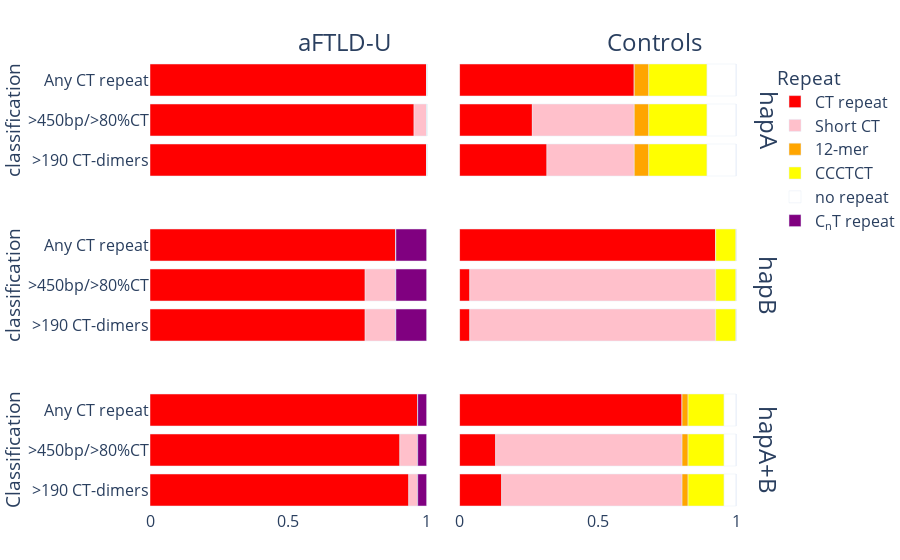

Notebook code for this chart:
### Markdown cell above
# Image 3

### Code cell
df = pd.read_excel("~/local/populations.xlsx", sheet_name="img3")
for col in ["CT repeat", "Short CT", "CnT repeat", "12-mer", "CCCTCT", "no repeat"]:
    df[f"{col}_f"] = df[col] / df["sum"]
df["C<sub>n</sub>T repeat_f"] = df["CnT repeat_f"]
df2 = df.melt(
    id_vars=["haplotype", "phenotype", "classification"],
    value_vars=[f"{v}_f" for v in ["CT repeat", "Short CT", "C<sub>n</sub>T repeat", "12-mer", "CCCTCT", "no repeat"]],
).iloc[::-1]

df2["variable"] = df2["variable"].str.replace("_f", "")
df2["phenotype"] = pd.Categorical(
    df2["phenotype"], categories=["aFTLD-U", "Controls"], ordered=True
)

df2 = pd.concat([df2[df2["haplotype"] == "hapA"].sort_values("phenotype"), df2[df2["haplotype"] == "hapB"], df2[df2["haplotype"] == "hapA+B"]])

fig = px.bar(
    df2,
    x="value",
    y="classification",
    color="variable",
    orientation="h",
    color_discrete_map={
        "CT repeat": "red",
        "Short CT": "pink",
        "C<sub>n</sub>T repeat": "purple",
        "12-mer": "orange",
        "CCCTCT": "yellow",
        "no repeat": "white",
    },
    labels={"value": "Proportion", "variable": "Repeat", "haplotype": "Haplotype"},
    facet_col="phenotype",
    facet_col_spacing=0.03,
    facet_row="haplotype",
    facet_row_spacing=0.1,
    category_orders={
        "variable": [
            "CT repeat",
            "Short CT",
            "CnT repeat",
            "12-mer",
            "CCCTCT",
            "no repeat",
        ]
    },
)

fig.for_each_annotation(
    lambda a: a.update(text=a.text.split("=")[-1], font=dict(size=24), xanchor="left")
)

fig.update_layout(
    title="",
    xaxis_title="",
    xaxis2_title="",
    yaxis_title="Classification",
    title_x=0.5,
    plot_bgcolor="white",
    font=dict(size=16),
    margin=dict(l=0, r=0, b=0),
)


fig.show()

### Figure 1 — Plotly figure (JSON) as saved in the notebook; plotly's stock layout.template omitted (floating-point values rounded to 4 significant figures)
{"data": [{"alignmentgroup": "True", "hovertemplate": "Repeat=CT repeat<br>Haplotype=hapA<br>phenotype=aFTLD-U<br>Proportion=%{x}<br>classification=%{y}<extra></extra>", "legendgroup": "CT repeat", "marker": {"color": "red", "pattern": {"shape": ""}}, "name": "CT repeat", "offsetgroup": "CT repeat", "orientation": "h", "showlegend": true, "textposition": "auto", "type": "bar", "x": [1, 0.9545, 1], "xaxis": "x5", "y": [">190 CT-dimers", ">450bp/>80%CT", "Any CT repeat"], "yaxis": "y5"}, {"alignmentgroup": "True", "hovertemplate": "Repeat=CT repeat<br>Haplotype=hapA<br>phenotype=Controls<br>Proportion=%{x}<br>classification=%{y}<extra></extra>", "legendgroup": "CT repeat", "marker": {"color": "red", "pattern": {"shape": ""}}, "name": "CT repeat", "offsetgroup": "CT repeat", "orientation": "h", "showlegend": false, "textposition": "auto", "type": "bar", "x": [0.6316, 0.2632, 0.3158], "xaxis": "x6", "y": ["Any CT repeat", ">450bp/>80%CT", ">190 CT-dimers"], "yaxis": "y6"}, {"alignmentgroup": "True", "hovertemplate": "Repeat=CT repeat<br>Haplotype=hapB<br>phenotype=aFTLD-U<br>Proportion=%{x}<br>classification=%{y}<extra></extra>", "legendgroup": "CT repeat", "marker": {"color": "red", "pattern": {"shape": ""}}, "name": "CT repeat", "offsetgroup": "CT repeat", "orientation": "h", "showlegend": false, "textposition": "auto", "type": "bar", "x": [0.7778, 0.7778, 0.8889], "xaxis": "x3", "y": [">190 CT-dimers", ">450bp/>80%CT", "Any CT repeat"], "yaxis": "y3"}, {"alignmentgroup": "True", "hovertemplate": "Repeat=CT repeat<br>Haplotype=hapB<br>phenotype=Controls<br>Proportion=%{x}<br>classification=%{y}<extra></extra>", "legendgroup": "CT repeat", "marker": {"color": "red", "pattern": {"shape": ""}}, "name": "CT repeat", "offsetgroup": "CT repeat", "orientation": "h", "showlegend": false, "textposition": "auto", "type": "bar", "x": [0.03704, 0.03704, 0.9259], "xaxis": "x4", "y": [">190 CT-dimers", ">450bp/>80%CT", "Any CT repeat"], "yaxis": "y4"}, {"alignmentgroup": "True", "hovertemplate": "Repeat=CT repeat<br>Haplotype=hapA+B<br>phenotype=aFTLD-U<br>Proportion=%{x}<br>classification=%{y}<extra></extra>", "legendgroup": "CT repeat", "marker": {"color": "red", "pattern": {"shape": ""}}, "name": "CT repeat", "offsetgroup": "CT repeat", "orientation": "h", "showlegend": false, "textposition": "auto", "type": "bar", "x": [0.9355, 0.9032, 0.9677], "xaxis": "x", "y": [">190 CT-dimers", ">450bp/>80%CT", "Any CT repeat"], "yaxis": "y"}, {"alignmentgroup": "True", "hovertemplate": "Repeat=CT repeat<br>Haplotype=hapA+B<br>phenotype=Controls<br>Proportion=%{x}<br>classification=%{y}<extra></extra>", "legendgroup": "CT repeat", "marker": {"color": "red", "pattern": {"shape": ""}}, "name": "CT repeat", "offsetgroup": "CT repeat", "orientation": "h", "showlegend": false, "textposition": "auto", "type": "bar", "x": [0.1522, 0.1304, 0.8043], "xaxis": "x2", "y": [">190 CT-dimers", ">450bp/>80%CT", "Any CT repeat"], "yaxis": "y2"}, {"alignmentgroup": "True", "hovertemplate": "Repeat=Short CT<br>Haplotype=hapA<br>phenotype=aFTLD-U<br>Proportion=%{x}<br>classification=%{y}<extra></extra>", "legendgroup": "Short CT", "marker": {"color": "pink", "pattern": {"shape": ""}}, "name": "Short CT", "offsetgroup": "Short CT", "orientation": "h", "showlegend": true, "textposition": "auto", "type": "bar", "x": [0, 0.04545, 0], "xaxis": "x5", "y": ["Any CT repeat", ">450bp/>80%CT", ">190 CT-dimers"], "yaxis": "y5"}, {"alignmentgroup": "True", "hovertemplate": "Repeat=Short CT<br>Haplotype=hapA<br>phenotype=Controls<br>Proportion=%{x}<br>classification=%{y}<extra></extra>", "legendgroup": "Short CT", "marker": {"color": "pink", "pattern": {"shape": ""}}, "name": "Short CT", "offsetgroup": "Short CT", "orientation": "h", "showlegend": false, "textposition": "auto", "type": "bar", "x": [0, 0.3684, 0.3158], "xaxis": "x6", "y": ["Any CT repeat", ">450bp/>80%CT", ">190 CT-dimers"], "yaxis": "y6"}, {"alignmentgroup": "True", "hovertemplate": "Repeat=Short CT<br>Haplotype=hapB<br>phenotype=aFTLD-U<br>Proportion=%{x}<br>classification=%{y}<extra></extra>", "legendgroup": "Short CT", "marker": {"color": "pink", "pattern": {"shape": ""}}, "name": "Short CT", "offsetgroup": "Short CT", "orientation": "h", "showlegend": false, "textposition": "auto", "type": "bar", "x": [0.1111, 0.1111, 0], "xaxis": "x3", "y": [">190 CT-dimers", ">450bp/>80%CT", "Any CT repeat"], "yaxis": "y3"}, {"alignmentgroup": "True", "hovertemplate": "Repeat=Short CT<br>Haplotype=hapB<br>phenotype=Controls<br>Proportion=%{x}<br>classification=%{y}<extra></extra>", "legendgroup": "Short CT", "marker": {"color": "pink", "pattern": {"shape": ""}}, "name": "Short CT", "offsetgroup": "Short CT", "orientation": "h", "showlegend": false, "textposition": "auto", "type": "bar", "x": [0.8889, 0.8889, 0], "xaxis": "x4", "y": [">190 CT-dimers", ">450bp/>80%CT", "Any CT repeat"], "yaxis": "y4"}, {"alignmentgroup": "True", "hovertemplate": "Repeat=Short CT<br>Haplotype=hapA+B<br>phenotype=aFTLD-U<br>Proportion=%{x}<br>classification=%{y}<extra></extra>", "legendgroup": "Short CT", "marker": {"color": "pink", "pattern": {"shape": ""}}, "name": "Short CT", "offsetgroup": "Short CT", "orientation": "h", "showlegend": false, "textposition": "auto", "type": "bar", "x": [0.03226, 0.06452, 0], "xaxis": "x", "y": [">190 CT-dimers", ">450bp/>80%CT", "Any CT repeat"], "yaxis": "y"}, {"alignmentgroup": "True", "hovertemplate": "Repeat=Short CT<br>Haplotype=hapA+B<br>phenotype=Controls<br>Proportion=%{x}<br>classification=%{y}<extra></extra>", "legendgroup": "Short CT", "marker": {"color": "pink", "pattern": {"shape": ""}}, "name": "Short CT", "offsetgroup": "Short CT", "orientation": "h", "showlegend": false, "textposition": "auto", "type": "bar", "x": [0.6522, 0.6739, 0], "xaxis": "x2", "y": [">190 CT-dimers", ">450bp/>80%CT", "Any CT repeat"], "yaxis": "y2"}, {"alignmentgroup": "True", "hovertemplate": "Repeat=12-mer<br>Haplotype=hapA<br>phenotype=aFTLD-U<br>Proportion=%{x}<br>classification=%{y}<extra></extra>", "legendgroup": "12-mer", "marker": {"color": "orange", "pattern": {"shape": ""}}, "name": "12-mer", "offsetgroup": "12-mer", "orientation": "h", "showlegend": true, "textposition": "auto", "type": "bar", "x": [0, 0, 0], "xaxis": "x5", "y": ["Any CT repeat", ">450bp/>80%CT", ">190 CT-dimers"], "yaxis": "y5"}, {"alignmentgroup": "True", "hovertemplate": "Repeat=12-mer<br>Haplotype=hapA<br>phenotype=Controls<br>Proportion=%{x}<br>classification=%{y}<extra></extra>", "legendgroup": "12-mer", "marker": {"color": "orange", "pattern": {"shape": ""}}, "name": "12-mer", "offsetgroup": "12-mer", "orientation": "h", "showlegend": false, "textposition": "auto", "type": "bar", "x": [0.05263, 0.05263, 0.05263], "xaxis": "x6", "y": [">190 CT-dimers", "Any CT repeat", ">450bp/>80%CT"], "yaxis": "y6"}, {"alignmentgroup": "True", "hovertemplate": "Repeat=12-mer<br>Haplotype=hapB<br>phenotype=aFTLD-U<br>Proportion=%{x}<br>classification=%{y}<extra></extra>", "legendgroup": "12-mer", "marker": {"color": "orange", "pattern": {"shape": ""}}, "name": "12-mer", "offsetgroup": "12-mer", "orientation": "h", "showlegend": false, "textposition": "auto", "type": "bar", "x": [0, 0, 0], "xaxis": "x3", "y": [">190 CT-dimers", ">450bp/>80%CT", "Any CT repeat"], "yaxis": "y3"}, {"alignmentgroup": "True", "hovertemplate": "Repeat=12-mer<br>Haplotype=hapB<br>phenotype=Controls<br>Proportion=%{x}<br>classification=%{y}<extra></extra>", "legendgroup": "12-mer", "marker": {"color": "orange", "pattern": {"shape": ""}}, "name": "12-mer", "offsetgroup": "12-mer", "orientation": "h", "showlegend": false, "textposition": "auto", "type": "bar", "x": [0, 0, 0], "xaxis": "x4", "y": [">190 CT-dimers", ">450bp/>80%CT", "Any CT repeat"], "yaxis": "y4"}, {"alignmentgroup": "True", "hovertemplate": "Repeat=12-mer<br>Haplotype=hapA+B<br>phenotype=aFTLD-U<br>Proportion=%{x}<br>classification=%{y}<extra></extra>", "legendgroup": "12-mer", "marker": {"color": "orange", "pattern": {"shape": ""}}, "name": "12-mer", "offsetgroup": "12-mer", "orientation": "h", "showlegend": false, "textposition": "auto", "type": "bar", "x": [0, 0, 0], "xaxis": "x", "y": [">190 CT-dimers", ">450bp/>80%CT", "Any CT repeat"], "yaxis": "y"}, {"alignmentgroup": "True", "hovertemplate": "Repeat=12-mer<br>Haplotype=hapA+B<br>phenotype=Controls<br>Proportion=%{x}<br>classification=%{y}<extra></extra>", "legendgroup": "12-mer", "marker": {"color": "orange", "pattern": {"shape": ""}}, "name": "12-mer", "offsetgroup": "12-mer", "orientation": "h", "showlegend": false, "textposition": "auto", "type": "bar", "x": [0.02174, 0.02174, 0.02174], "xaxis": "x2", "y": [">190 CT-dimers", ">450bp/>80%CT", "Any CT repeat"], "yaxis": "y2"}, {"alignmentgroup": "True", "hovertemplate": "Repeat=CCCTCT<br>Haplotype=hapA<br>phenotype=aFTLD-U<br>Proportion=%{x}<br>classification=%{y}<extra></extra>", "legendgroup": "CCCTCT", "marker": {"color": "yellow", "pattern": {"shape": ""}}, "name": "CCCTCT", "offsetgroup": "CCCTCT", "orientation": "h", "showlegend": true, "textposition": "auto", "type": "bar", "x": [0, 0, 0], "xaxis": "x5", "y": [">450bp/>80%CT", ">190 CT-dimers", "Any CT repeat"], "yaxis": "y5"}, {"alignmentgroup": "True", "hovertemplate": "Repeat=CCCTCT<br>Haplotype=hapA<br>phenotype=Controls<br>Proportion=%{x}<br>classification=%{y}<extra></extra>", "legendgroup": "CCCTCT", "marker": {"color": "yellow", "pattern": {"shape": ""}}, "name": "CCCTCT", "offsetgroup": "CCCTCT", "orientation": "h", "showlegend": false, "textposition": "auto", "type": "bar", "x": [0.2105, 0.2105, 0.2105], "xaxis": "x6", "y": [">190 CT-dimers", ">450bp/>80%CT", "Any CT repeat"], "yaxis": "y6"}, {"alignmentgroup": "True", "hovertemplate": "Repeat=CCCTCT<br>Haplotype=hapB<br>phenotype=aFTLD-U<br>Proportion=%{x}<br>classification=%{y}<extra></extra>", "legendgroup": "CCCTCT", "marker": {"color": "yellow", "pattern": {"shape": ""}}, "name": "CCCTCT", "offsetgroup": "CCCTCT", "orientation": "h", "showlegend": false, "textposition": "auto", "type": "bar", "x": [0, 0, 0], "xaxis": "x3", "y": [">190 CT-dimers", ">450bp/>80%CT", "Any CT repeat"], "yaxis": "y3"}, {"alignmentgroup": "True", "hovertemplate": "Repeat=CCCTCT<br>Haplotype=hapB<br>phenotype=Controls<br>Proportion=%{x}<br>classification=%{y}<extra></extra>", "legendgroup": "CCCTCT", "marker": {"color": "yellow", "pattern": {"shape": ""}}, "name": "CCCTCT", "offsetgroup": "CCCTCT", "orientation": "h", "showlegend": false, "textposition": "auto", "type": "bar", "x": [0.07407, 0.07407, 0.07407], "xaxis": "x4", "y": [">190 CT-dimers", ">450bp/>80%CT", "Any CT repeat"], "yaxis": "y4"}, {"alignmentgroup": "True", "hovertemplate": "Repeat=CCCTCT<br>Haplotype=hapA+B<br>phenotype=aFTLD-U<br>Proportion=%{x}<br>classification=%{y}<extra></extra>", "legendgroup": "CCCTCT", "marker": {"color": "yellow", "pattern": {"shape": ""}}, "name": "CCCTCT", "offsetgroup": "CCCTCT", "orientation": "h", "showlegend": false, "textposition": "auto", "type": "bar", "x": [0, 0, 0], "xaxis": "x", "y": [">190 CT-dimers", ">450bp/>80%CT", "Any CT repeat"], "yaxis": "y"}, {"alignmentgroup": "True", "hovertemplate": "Repeat=CCCTCT<br>Haplotype=hapA+B<br>phenotype=Controls<br>Proportion=%{x}<br>classification=%{y}<extra></extra>", "legendgroup": "CCCTCT", "marker": {"color": "yellow", "pattern": {"shape": ""}}, "name": "CCCTCT", "offsetgroup": "CCCTCT", "orientation": "h", "showlegend": false, "textposition": "auto", "type": "bar", "x": [0.1304, 0.1304, 0.1304], "xaxis": "x2", "y": [">190 CT-dimers", ">450bp/>80%CT", "Any CT repeat"], "yaxis": "y2"}, {"alignmentgroup": "True", "hovertemplate": "Repeat=no repeat<br>Haplotype=hapA<br>phenotype=aFTLD-U<br>Proportion=%{x}<br>classification=%{y}<extra></extra>", "legendgroup": "no repeat", "marker": {"color": "white", "pattern": {"shape": ""}}, "name": "no repeat", "offsetgroup": "no repeat", "orientation": "h", "showlegend": true, "textposition": "auto", "type": "bar", "x": [0, 0, 0], "xaxis": "x5", "y": ["Any CT repeat", ">190 CT-dimers", ">450bp/>80%CT"], "yaxis": "y5"}, {"alignmentgroup": "True", "hovertemplate": "Repeat=no repeat<br>Haplotype=hapA<br>phenotype=Controls<br>Proportion=%{x}<br>classification=%{y}<extra></extra>", "legendgroup": "no repeat", "marker": {"color": "white", "pattern": {"shape": ""}}, "name": "no repeat", "offsetgroup": "no repeat", "orientation": "h", "showlegend": false, "textposition": "auto", "type": "bar", "x": [0.1053, 0.1053, 0.1053], "xaxis": "x6", "y": [">450bp/>80%CT", "Any CT repeat", ">190 CT-dimers"], "yaxis": "y6"}, {"alignmentgroup": "True", "hovertemplate": "Repeat=no repeat<br>Haplotype=hapB<br>phenotype=aFTLD-U<br>Proportion=%{x}<br>classification=%{y}<extra></extra>", "legendgroup": "no repeat", "marker": {"color": "white", "pattern": {"shape": ""}}, "name": "no repeat", "offsetgroup": "no repeat", "orientation": "h", "showlegend": false, "textposition": "auto", "type": "bar", "x": [0, 0, 0], "xaxis": "x3", "y": [">190 CT-dimers", ">450bp/>80%CT", "Any CT repeat"], "yaxis": "y3"}, {"alignmentgroup": "True", "hovertemplate": "Repeat=no repeat<br>Haplotype=hapB<br>phenotype=Controls<br>Proportion=%{x}<br>classification=%{y}<extra></extra>", "legendgroup": "no repeat", "marker": {"color": "white", "pattern": {"shape": ""}}, "name": "no repeat", "offsetgroup": "no repeat", "orientation": "h", "showlegend": false, "textposition": "auto", "type": "bar", "x": [0, 0, 0], "xaxis": "x4", "y": [">190 CT-dimers", ">450bp/>80%CT", "Any CT repeat"], "yaxis": "y4"}, {"alignmentgroup": "True", "hovertemplate": "Repeat=no repeat<br>Haplotype=hapA+B<br>phenotype=aFTLD-U<br>Proportion=%{x}<br>classification=%{y}<extra></extra>", "legendgroup": "no repeat", "marker": {"color": "white", "pattern": {"shape": ""}}, "name": "no repeat", "offsetgroup": "no repeat", "orientation": "h", "showlegend": false, "textposition": "auto", "type": "bar", "x": [0, 0, 0], "xaxis": "x", "y": [">190 CT-dimers", ">450bp/>80%CT", "Any CT repeat"], "yaxis": "y"}, {"alignmentgroup": "True", "hovertemplate": "Repeat=no repeat<br>Haplotype=hapA+B<br>phenotype=Controls<br>Proportion=%{x}<br>classification=%{y}<extra></extra>", "legendgroup": "no repeat", "marker": {"color": "white", "pattern": {"shape": ""}}, "name": "no repeat", "offsetgroup": "no repeat", "orientation": "h", "showlegend": false, "textposition": "auto", "type": "bar", "x": [0.04348, 0.04348, 0.04348], "xaxis": "x2", "y": [">190 CT-dimers", ">450bp/>80%CT", "Any CT repeat"], "yaxis": "y2"}, {"alignmentgroup": "True", "hovertemplate": "Repeat=C<sub>n</sub>T repeat<br>Haplotype=hapA<br>phenotype=aFTLD-U<br>Proportion=%{x}<br>classification=%{y}<extra></extra>", "legendgroup": "C<sub>n</sub>T repeat", "marker": {"color": "purple", "pattern": {"shape": ""}}, "name": "C<sub>n</sub>T repeat", "offsetgroup": "C<sub>n</sub>T repeat", "orientation": "h", "showlegend": true, "textposition": "auto", "type": "bar", "x": [0, 0, 0], "xaxis": "x5", "y": ["Any CT repeat", ">450bp/>80%CT", ">190 CT-dimers"], "yaxis": "y5"}, {"alignmentgroup": "True", "hovertemplate": "Repeat=C<sub>n</sub>T repeat<br>Haplotype=hapA<br>phenotype=Controls<br>Proportion=%{x}<br>classification=%{y}<extra></extra>", "legendgroup": "C<sub>n</sub>T repeat", "marker": {"color": "purple", "pattern": {"shape": ""}}, "name": "C<sub>n</sub>T repeat", "offsetgroup": "C<sub>n</sub>T repeat", "orientation": "h", "showlegend": false, "textposition": "auto", "type": "bar", "x": [0, 0, 0], "xaxis": "x6", "y": ["Any CT repeat", ">450bp/>80%CT", ">190 CT-dimers"], "yaxis": "y6"}, {"alignmentgroup": "True", "hovertemplate": "Repeat=C<sub>n</sub>T repeat<br>Haplotype=hapB<br>phenotype=aFTLD-U<br>Proportion=%{x}<br>classification=%{y}<extra></extra>", "legendgroup": "C<sub>n</sub>T repeat", "marker": {"color": "purple", "pattern": {"shape": ""}}, "name": "C<sub>n</sub>T repeat", "offsetgroup": "C<sub>n</sub>T repeat", "orientation": "h", "showlegend": false, "textposition": "auto", "type": "bar", "x": [0.1111, 0.1111, 0.1111], "xaxis": "x3", "y": [">190 CT-dimers", ">450bp/>80%CT", "Any CT repeat"], "yaxis": "y3"}, {"alignmentgroup": "True", "hovertemplate": "Repeat=C<sub>n</sub>T repeat<br>Haplotype=hapB<br>phenotype=Controls<br>Proportion=%{x}<br>classification=%{y}<extra></extra>", "legendgroup": "C<sub>n</sub>T repeat", "marker": {"color": "purple", "pattern": {"shape": ""}}, "name": "C<sub>n</sub>T repeat", "offsetgroup": "C<sub>n</sub>T repeat", "orientation": "h", "showlegend": false, "textposition": "auto", "type": "bar", "x": [0, 0, 0], "xaxis": "x4", "y": [">190 CT-dimers", ">450bp/>80%CT", "Any CT repeat"], "yaxis": "y4"}, {"alignmentgroup": "True", "hovertemplate": "Repeat=C<sub>n</sub>T repeat<br>Haplotype=hapA+B<br>phenotype=aFTLD-U<br>Proportion=%{x}<br>classification=%{y}<extra></extra>", "legendgroup": "C<sub>n</sub>T repeat", "marker": {"color": "purple", "pattern": {"shape": ""}}, "name": "C<sub>n</sub>T repeat", "offsetgroup": "C<sub>n</sub>T repeat", "orientation": "h", "showlegend": false, "textposition": "auto", "type": "bar", "x": [0.03226, 0.03226, 0.03226], "xaxis": "x", "y": [">190 CT-dimers", ">450bp/>80%CT", "Any CT repeat"], "yaxis": "y"}, {"alignmentgroup": "True", "hovertemplate": "Repeat=C<sub>n</sub>T repeat<br>Haplotype=hapA+B<br>phenotype=Controls<br>Proportion=%{x}<br>classification=%{y}<extra></extra>", "legendgroup": "C<sub>n</sub>T repeat", "marker": {"color": "purple", "pattern": {"shape": ""}}, "name": "C<sub>n</sub>T repeat", "offsetgroup": "C<sub>n</sub>T repeat", "orientation": "h", "showlegend": false, "textposition": "auto", "type": "bar", "x": [0, 0, 0], "xaxis": "x2", "y": [">190 CT-dimers", ">450bp/>80%CT", "Any CT repeat"], "yaxis": "y2"}], "layout": {"annotations": [{"font": {"size": 24}, "showarrow": false, "text": "aFTLD-U", "x": 0.2375, "xanchor": "left", "xref": "paper", "y": 1, "yanchor": "bottom", "yref": "paper"}, {"font": {"size": 24}, "showarrow": false, "text": "Controls", "x": 0.7425, "xanchor": "left", "xref": "paper", "y": 1, "yanchor": "bottom", "yref": "paper"}, {"font": {"size": 24}, "showarrow": false, "text": "hapA+B", "textangle": 90, "x": 0.98, "xanchor": "left", "xref": "paper", "y": 0.1333, "yanchor": "middle", "yref": "paper"}, {"font": {"size": 24}, "showarrow": false, "text": "hapB", "textangle": 90, "x": 0.98, "xanchor": "left", "xref": "paper", "y": 0.5, "yanchor": "middle", "yref": "paper"}, {"font": {"size": 24}, "showarrow": false, "text": "hapA", "textangle": 90, "x": 0.98, "xanchor": "left", "xref": "paper", "y": 0.8667, "yanchor": "middle", "yref": "paper"}], "barmode": "relative", "font": {"size": 16}, "legend": {"title": {"text": "Repeat"}, "tracegroupgap": 0}, "margin": {"b": 0, "l": 0, "r": 0, "t": 60}, "plot_bgcolor": "white", "title": {"text": "", "x": 0.5}, "xaxis": {"anchor": "y", "domain": [0, 0.475], "title": {"text": ""}}, "xaxis2": {"anchor": "y2", "domain": [0.505, 0.98], "matches": "x", "title": {"text": ""}}, "xaxis3": {"anchor": "y3", "domain": [0, 0.475], "matches": "x", "showticklabels": false}, "xaxis4": {"anchor": "y4", "domain": [0.505, 0.98], "matches": "x", "showticklabels": false}, "xaxis5": {"anchor": "y5", "domain": [0, 0.475], "matches": "x", "showticklabels": false}, "xaxis6": {"anchor": "y6", "domain": [0.505, 0.98], "matches": "x", "showticklabels": false}, "yaxis": {"anchor": "x", "domain": [0, 0.2667], "title": {"text": "Classification"}}, "yaxis2": {"anchor": "x2", "domain": [0, 0.2667], "matches": "y", "showticklabels": false}, "yaxis3": {"anchor": "x3", "domain": [0.3667, 0.6333], "matches": "y", "title": {"text": "classification"}}, "yaxis4": {"anchor": "x4", "domain": [0.3667, 0.6333], "matches": "y", "showticklabels": false}, "yaxis5": {"anchor": "x5", "domain": [0.7333, 1], "matches": "y", "title": {"text": "classification"}}, "yaxis6": {"anchor": "x6", "domain": [0.7333, 1], "matches": "y", "showticklabels": false}}}
